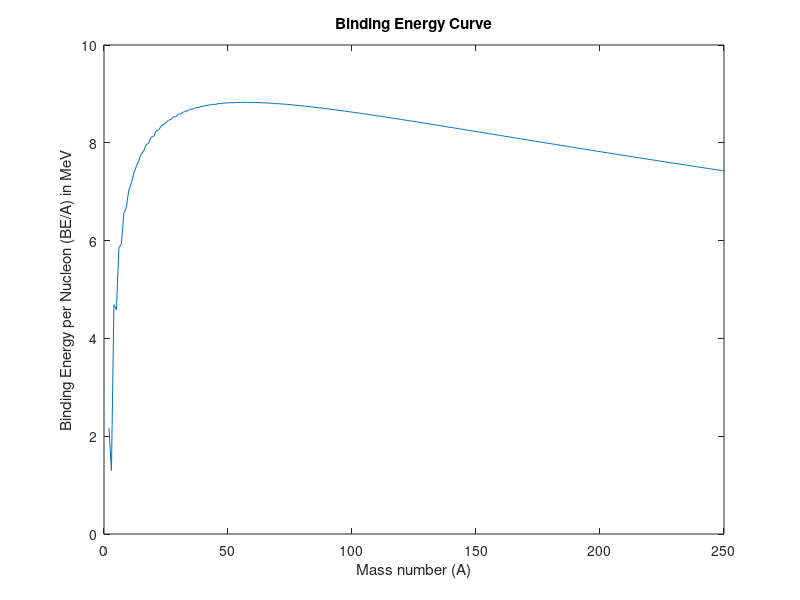

Source code (MATLAB):
function bindfair()
av=15.5;
as=16.8;
ac=0.72;
aa=23;
ap=34;
B=0;
 A=2:250;
     Z1=A./(2+(0.0156.*A.^(2/3)));
     Z=round(Z1); 
     if mod(Z,2)==0 & mod(A,2)==0
         delta=ap.*A.^(-7/4);
     elseif mod(Z,2)==1 & mod(A,2)==0
         delta=-ap.*A.^(-7/4);
     else
         delta=0;
     end
     B=av.*A./A-(as.*A.^(-1/3))-(ac.*Z.*(Z-1).*A.^(-4/3))-((aa.*((A-2.*Z).^2))./A.^2)+delta;
     
     plot(A,B)
     xlabel('Mass number (A)')
     ylabel('Binding Energy per Nucleon (BE/A) in MeV')
     title('Binding Energy Curve')
     hold on

end

% not necessary to define as a function

